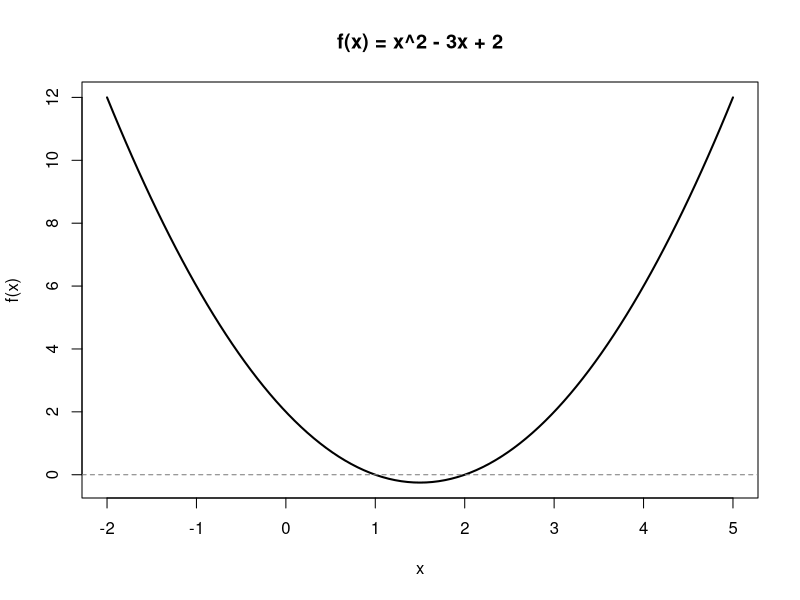

Write the R code that produced this figure.
## ---- chunk 1
f <- function(x) x^2 - 3 * x + 2
f(0)
f(2)
## ---- chunk 2
curve(f, from = -2, to = 5, lwd = 2,
      main = "f(x) = x^2 - 3x + 2", ylab = "f(x)")
abline(h = 0, lty = 2, col = "gray50")
## ---- chunk 3
g <- function(x) sqrt(x)
fg <- function(x) g(f(x))
fg(3)
## ---- chunk 4
roots <- polyroot(c(2, -3, 1)) # coefficients of 2 - 3x + x^2, constant first
Re(roots)
## ---- chunk 5
h <- function(x) (x^2 - 1) / (x - 1)
xs <- 1 + 10^-(1:6)
data.frame(x = xs, h_x = h(xs))
